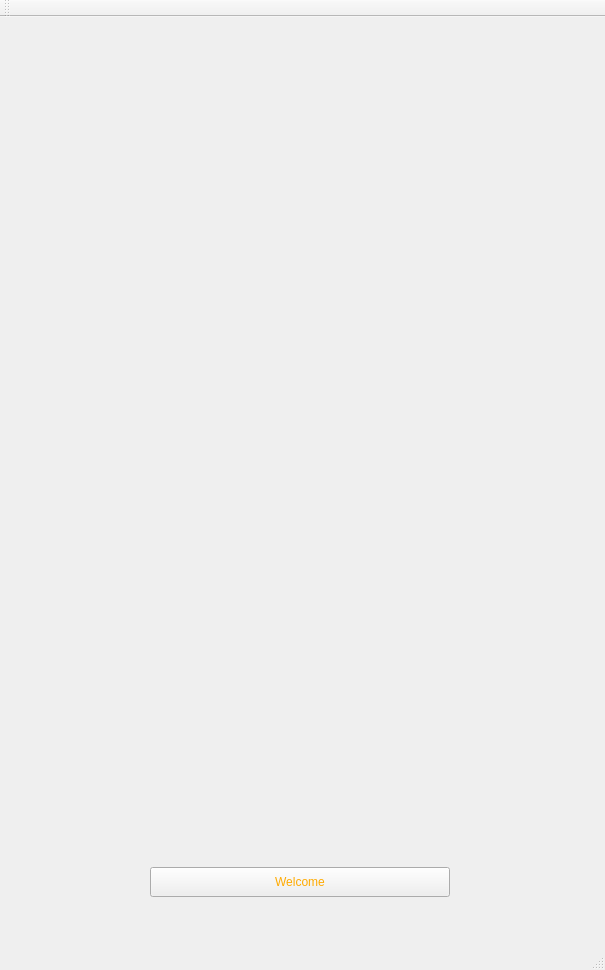
<?xml version="1.0" encoding="UTF-8"?>
<ui version="4.0">
 <class>MainWindow</class>
 <widget class="QMainWindow" name="MainWindow">
  <property name="geometry">
   <rect>
    <x>0</x>
    <y>0</y>
    <width>605</width>
    <height>970</height>
   </rect>
  </property>
  <property name="windowTitle">
   <string>MainWindow</string>
  </property>
  <widget class="QWidget" name="centralWidget">
   <widget class="QPushButton" name="btnWelcome">
    <property name="geometry">
     <rect>
      <x>150</x>
      <y>850</y>
      <width>300</width>
      <height>30</height>
     </rect>
    </property>
    <property name="styleSheet">
     <string notr="true">color: rgb(255, 170, 0);</string>
    </property>
    <property name="text">
     <string>Welcome</string>
    </property>
   </widget>
  </widget>
  <widget class="QMenuBar" name="menuBar">
   <property name="geometry">
    <rect>
     <x>0</x>
     <y>0</y>
     <width>605</width>
     <height>23</height>
    </rect>
   </property>
  </widget>
  <widget class="QToolBar" name="mainToolBar">
   <attribute name="toolBarArea">
    <enum>TopToolBarArea</enum>
   </attribute>
   <attribute name="toolBarBreak">
    <bool>false</bool>
   </attribute>
  </widget>
  <widget class="QStatusBar" name="statusBar"/>
 </widget>
 <layoutdefault spacing="6" margin="11"/>
 <resources/>
 <connections/>
</ui>
